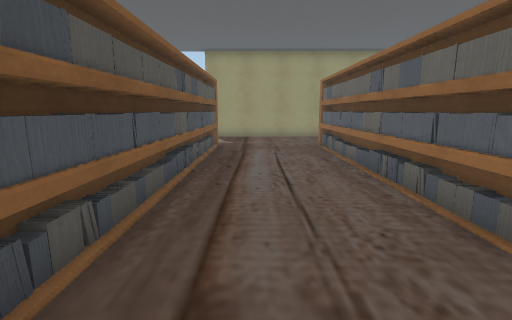
View 1 (above)

18 first-person views from a walk through a scene from a Unity 3-D project. The camera is 1.5 m above the floor, tilts 10° down and sees 85° across. The floor is counted in squares, 1 m on a side. Each view is taken from the middle of a square. On the plan, view 1 faces up. The plan holds only what a view shows up to about 14 squares ahead; the rest is blank. The place goes on beyond the plan.

View 2
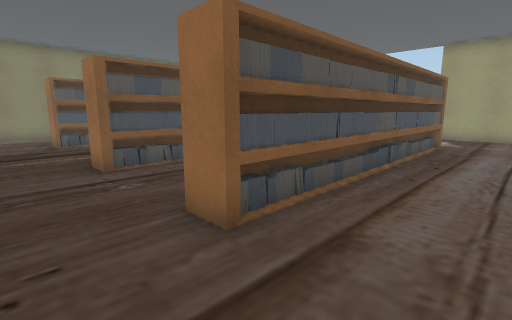

View 3
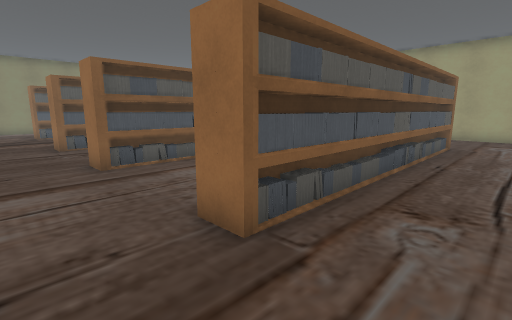

View 4
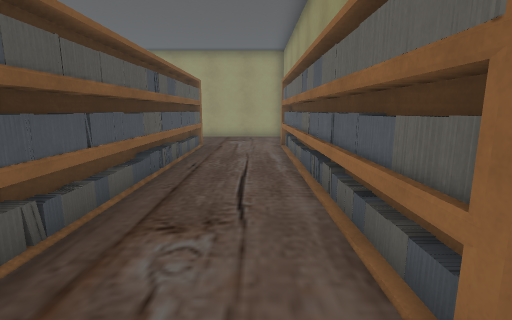

View 5
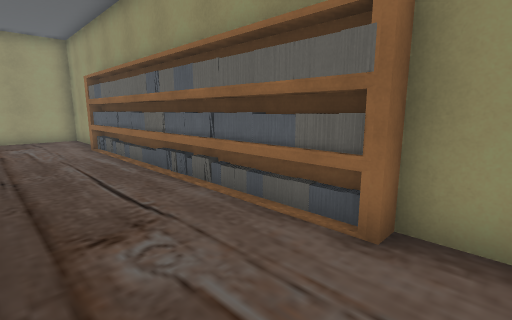

View 6
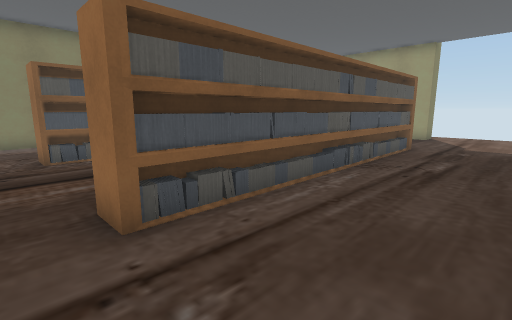

View 7
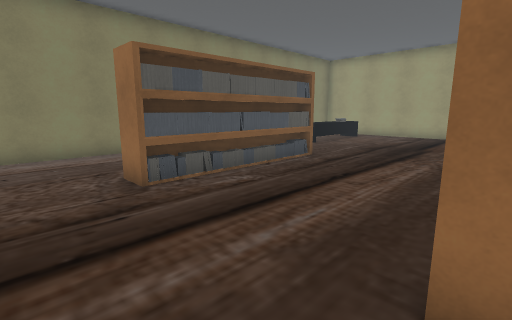

View 8
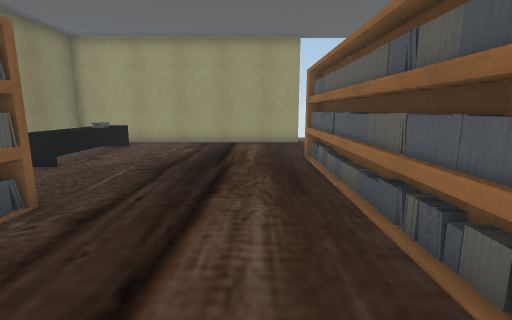

View 9
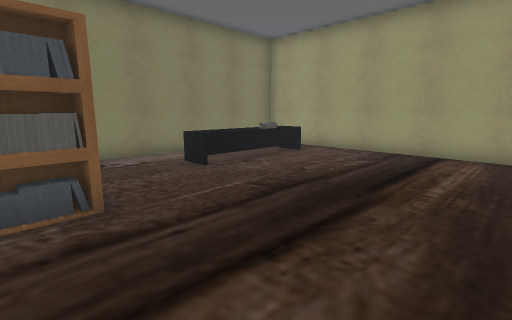

View 10
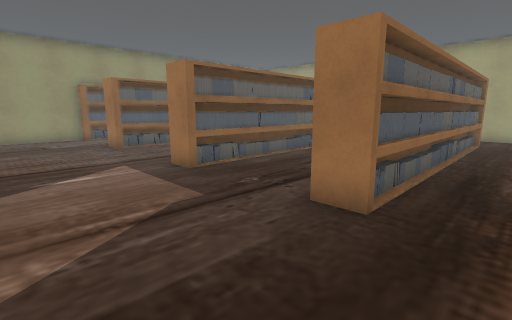

View 11
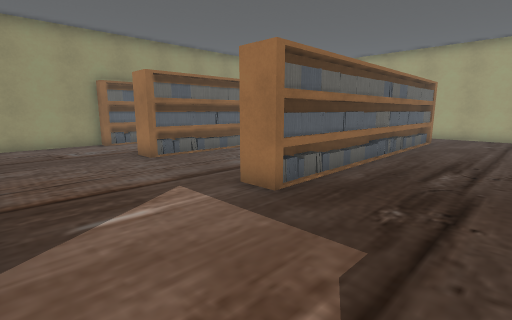

View 12
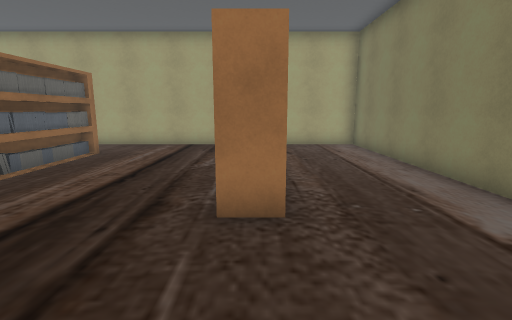

View 13
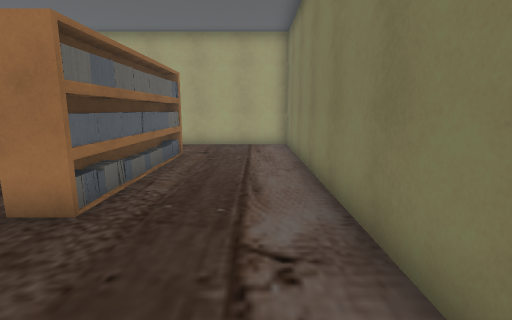

View 14
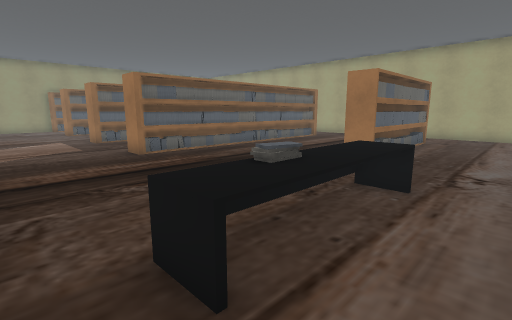

View 15
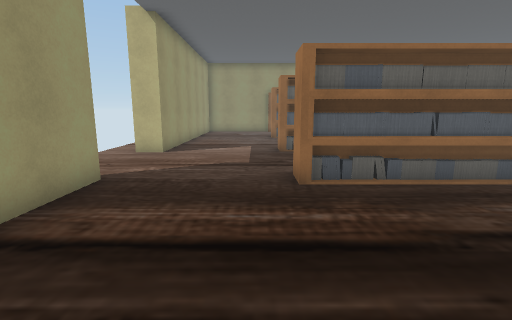

View 16
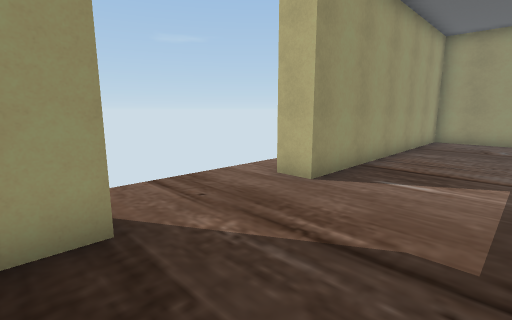

View 17
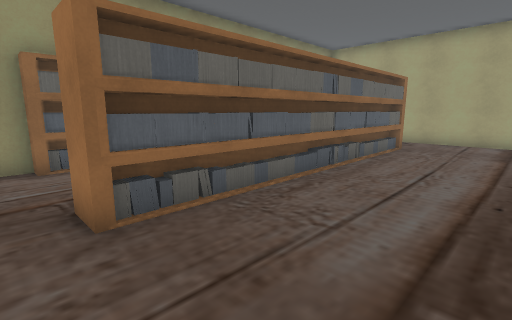

View 18
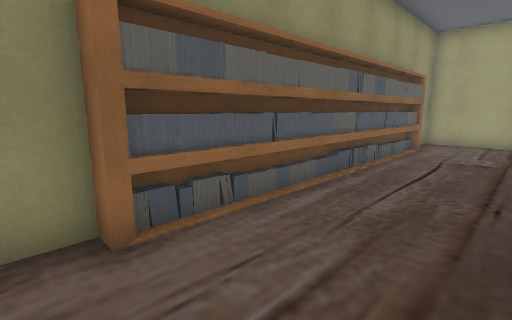

### Floor plan
Points are (right, up) in squares from view 1. A wall is a line through its corners. A room is listed if a view was taken in it or the views show most of it. See-through windows are left out.
Room 1 (views 1, 2, 6, 7, 8, 9, 10, 11, 12, 13, 14, 15, 16, 17, 18)
walls: (-6.4, 7.4) (-6.4, 3.4); (-6.8, 7.5) (-6.8, 3.4); (-6.4, 7) (-6.6, 5.5); (-6.6, 7) (-6.4, 5.5); (-6.9, 6.3) (-7.3, 6.3) (-7.2, 7.6); (-7.2, 6.3) (-7.4, 7.4); (-2.6, 6.2) (-2.3, 7.5); (-2.1, 7.5) (-2.1, 5.4); (-2.4, 6.4) (-2.6, 7.5); (-2.5, 5.6) (-2.5, 7.6); (-1.8, 7) (-1.6, 5.5); (-1.7, 7.1) (-1.9, 5.5); (-1.6, 7.4) (-1.6, 5.4); (-2.2, 5.5) (-2.2, 7.6); (-7, 3.5) (-7, 7.6); (-7.4, 3.5) (-7.4, 7.6); (-1.6, 5.9) (-2.1, 5.9); (-12.4, 7.2) (-12.4, 1.1) (-13.4, 1.1) (-13.4, 7.2) (-12.4, 7.2); (-12.9, 7.1) (-12.9, 1.4); (-6.9, 16.4) (-17.4, 16.4) (-17.4, -1.6) (-3.5, -1.6); (2.6, 6.3) (2.9, 7.5); (2.9, 6.2) (2.7, 7.6); (3.3, 7.5) (3.3, 3.4); (3.5, 7) (3.7, 5.4); (3.7, 7.4) (3.7, 5.4); (3.7, 7.1) (3.5, 5.5); (3.7, 6.6) (3.2, 6.6); (2.7, 3.4) (2.7, 7.6); (3.7, 5.9) (3.2, 5.9); (-13.5, 1.4) (-13, 1.4) (-13, 6.5); (3.1, 3.4) (3.1, 7.6); (2.6, 1.4) (3.2, 1.4); (-0.5, -1.6) (2.4, -1.6); (2.7, 1.1) (2.7, 1.6); (7.2, 6.2) (7.3, 7.6); (7.1, 5.4) (7.1, 7.6); (7.3, 6.2) (7.1, 7.5); (7, 1.4) (7.6, 1.4) (7.6, 16.4) (-2.9, 16.4) (-2.9, 17.5)
low walls: (-1.8, 6.2) (-1.8, 5.5); (7.3, 6.9) (7.3, 7.5)
ways out: opening at (3.5, -0.5) to room 2; opening at (5.5, 1) to room 2; opening at (-3, 18)
objects: other object (-15, 11) to (-15, 12); other object (-15, 13) to (-15, 14); other object (-15, 15); other object (-8, 5); other object (-7, 2); other object (-7, 3); other object (-7, 8); other object (-7, 9); other object (-7, 10); other object (-7, 11); other object (-7, 12); other object (-6, 5); other object (-2, 2); other object (-2, 3); other object (-2, 4); other object (-2, 5); other object (-2, 8); other object (-2, 9); other object (-2, 10); other object (-2, 11); other object (-2, 12); other object (-1, 8); other object (3, 2) to (4, 2); other object (3, 3) to (4, 3); other object (3, 5) to (4, 5); other object (3, 8); other object (3, 9); other object (3, 10); other object (3, 11); other object (3, 12); other object (4, 4); other object (4, 8) to (4, 12); other object (7, 8); other object (7, 9); other object (7, 10); other object (7, 11); other object (7, 12)
Room 2 (views 3, 4, 5)
walls: (3.7, 1.5) (3.7, 1.1) (2.7, 1.1); (2.4, -1.6) (7.6, -1.6) (7.6, 1.1) (7.1, 1.1) (7.1, 1.6)
ways out: opening at (3.5, -0.5) to room 1; opening at (5.5, 1) to room 1

Where each view was taken, in squares from view 1:
view 1: 0 up, 0 right, facing up
view 2: 1 down, 1 right, facing up-left
view 3: 1 down, 6 right, facing up-left
view 4: 0 up, 6 right, facing up
view 5: 0 up, 4 right, facing up-right
view 6: 0 up, 3 left, facing up-left
view 7: 1 down, 7 left, facing up-left
view 8: 3 up, 9 left, facing up
view 9: 6 up, 8 left, facing up-left
view 10: 16 up, 9 left, facing down-right
view 11: 16 up, 6 left, facing down-right
view 12: 11 up, 13 left, facing down
view 13: 11 up, 16 left, facing down
view 14: 16 up, 17 left, facing down-right
view 15: 13 up, 13 left, facing right
view 16: 13 up, 8 left, facing up-right
view 17: 13 up, 1 left, facing down-right
view 18: 13 up, 4 right, facing down-right
